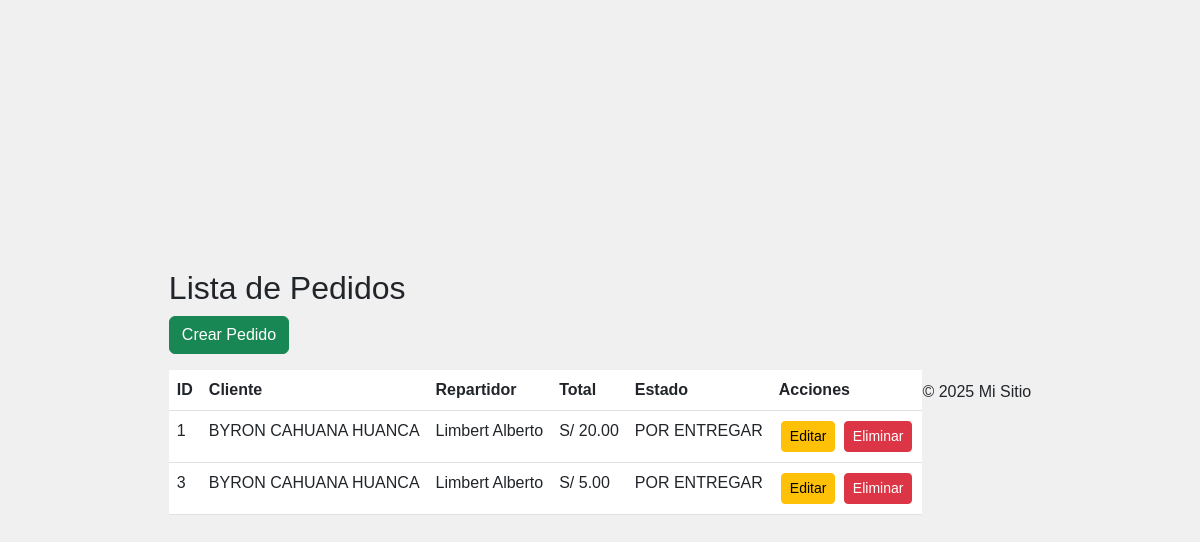
Page /pedidos/ on the earlier database version.
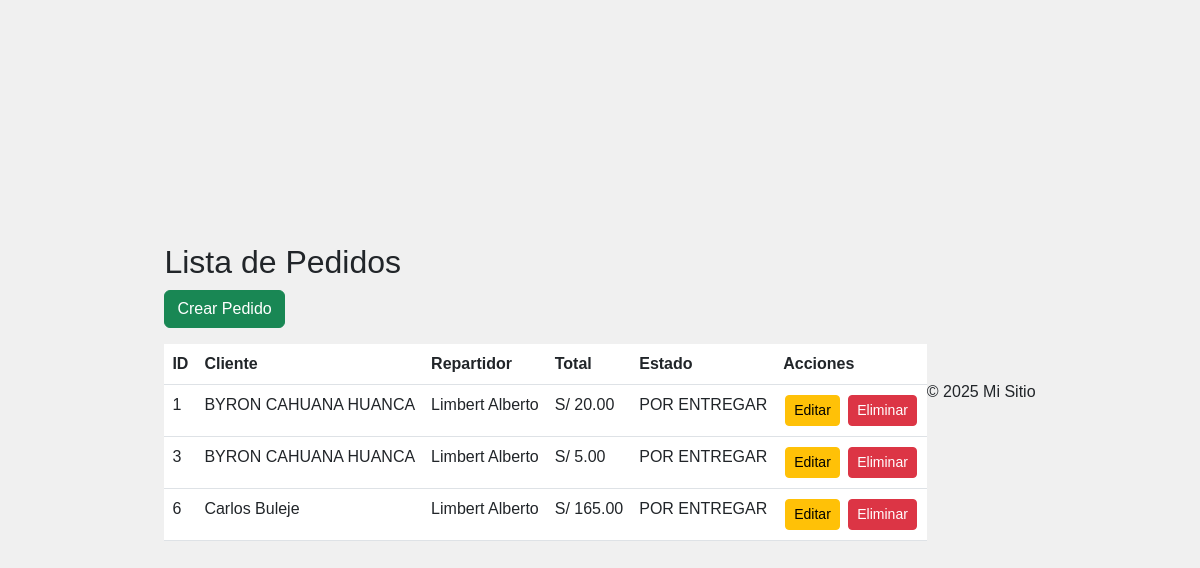
Same page on the later database version.
### app_apay/models.py (models this page shows, shortened)
class Pedido(models.Model):
    METODO_PAGO_CHOICES = [
        ('EFECTIVO', 'Efectivo'),
        ('YAPE', 'Yape'),
        ('PLIN', 'Plin'),
    ]
    ESTADO_PEDIDO_CHOICES = [
        ('POR ENTREGAR', 'Por entregar'),
        ('ENTREGADO', 'Entregado'),
        ('CANCELADO', 'Cancelado'),
    ]
    fecha_pedido = models.DateField(auto_now_add=True)  # Fecha del pedido (automática)
    hora = models.TimeField(auto_now_add=True)  # Hora del pedido (automática)
    metodo_pago = models.CharField(max_length=10, choices=METODO_PAGO_CHOICES)  # Método de pago
    costo_total = models.DecimalField(max_digits=10, decimal_places=2)  # Costo total del pedido
    estado = models.CharField(max_length=12, choices=ESTADO_PEDIDO_CHOICES, default='POR ENTREGAR')  # Estado del pedido
    cliente = models.ForeignKey(Cliente, on_delete=models.CASCADE)  # Relación con el cliente
    dealer = models.ForeignKey(Dealer, on_delete=models.SET_NULL, null=True, blank=True)  # Relación con el repartidor
    productos = models.ManyToManyField(Producto, through='DetallePedido')  # Relación muchos a muchos con productos

class Cliente(models.Model):
    nombre_completo = models.CharField(max_length=200)  # Nombre completo del cliente
    domicilio = models.CharField(max_length=200)  # Dirección de entrega
    correo = models.EmailField(unique=True)  # Correo electrónico del cliente
    telefono = models.CharField(max_length=15)  # Teléfono del cliente

class Dealer(models.Model):
    ESTADO_CHOICES = [
        ('DISPONIBLE', 'Disponible'),
        ('OCUPADO', 'Ocupado'),
    ]
    dni = models.CharField(max_length=8, unique=True)  # DNI del repartidor
    nombres = models.CharField(max_length=100)  # Nombres del repartidor
    apellidos = models.CharField(max_length=100)  # Apellidos del repartidor
    placa = models.CharField(max_length=10, unique=True)  # Placa del vehículo
    estado = models.CharField(max_length=10, choices=ESTADO_CHOICES, default='DISPONIBLE')  # Estado del repartidor
    fotocheck = models.ImageField(upload_to='fotochecks/')  # Foto del repartidor

### app_apay/views.py (the view)
# urls.py: path('pedidos/', views.ListarPedidos.as_view(), name='listar_pedidos'),
class ListarPedidos(ListView):
    model = Pedido
    template_name = 'orders/listar_pedidos.html'
    context_object_name = 'pedidos'

### app_apay/templates/orders/listar_pedidos.html
{% extends "base.html" %}
{% block content %}
<div class="dashboard-container">
    <h2>Lista de Pedidos</h2>
    <a href="{% url 'crear_pedido' %}" class="btn btn-success mb-3">Crear Pedido</a>
    <table class="table">
        <thead>
            <tr>
                <th>ID</th>
                <th>Cliente</th>
                <th>Repartidor</th>
                <th>Total</th>
                <th>Estado</th>
                <th>Acciones</th>
            </tr>
        </thead>
        <tbody>
            {% for pedido in pedidos %}
            <tr>
                <td>{{ pedido.id }}</td>
                <td>{{ pedido.cliente.nombre_completo }}</td>
                <td>
                    {% if pedido.dealer %}
                        {{ pedido.dealer.nombres }}
                    {% else %}
                        Sin asignar
                    {% endif %}
                </td>
                <td>S/ {{ pedido.costo_total }}</td>
                <td>{{ pedido.estado }}</td>
                <td>
                    <a href="{% url 'actualizar_pedido' pedido.id %}" class="btn btn-warning btn-sm">Editar</a>
                    <a href="{% url 'eliminar_pedido' pedido.id %}" class="btn btn-danger btn-sm">Eliminar</a>
                </td>
            </tr>
            {% endfor %}
        </tbody>
    </table>
</div>
{% endblock %}

Differences in the rows shown:
added Pedido: id "6", cliente.nombre_completo "Carlos Buleje", dealer.nombres "Limbert Alberto", costo_total "165.00", estado "POR ENTREGAR"
